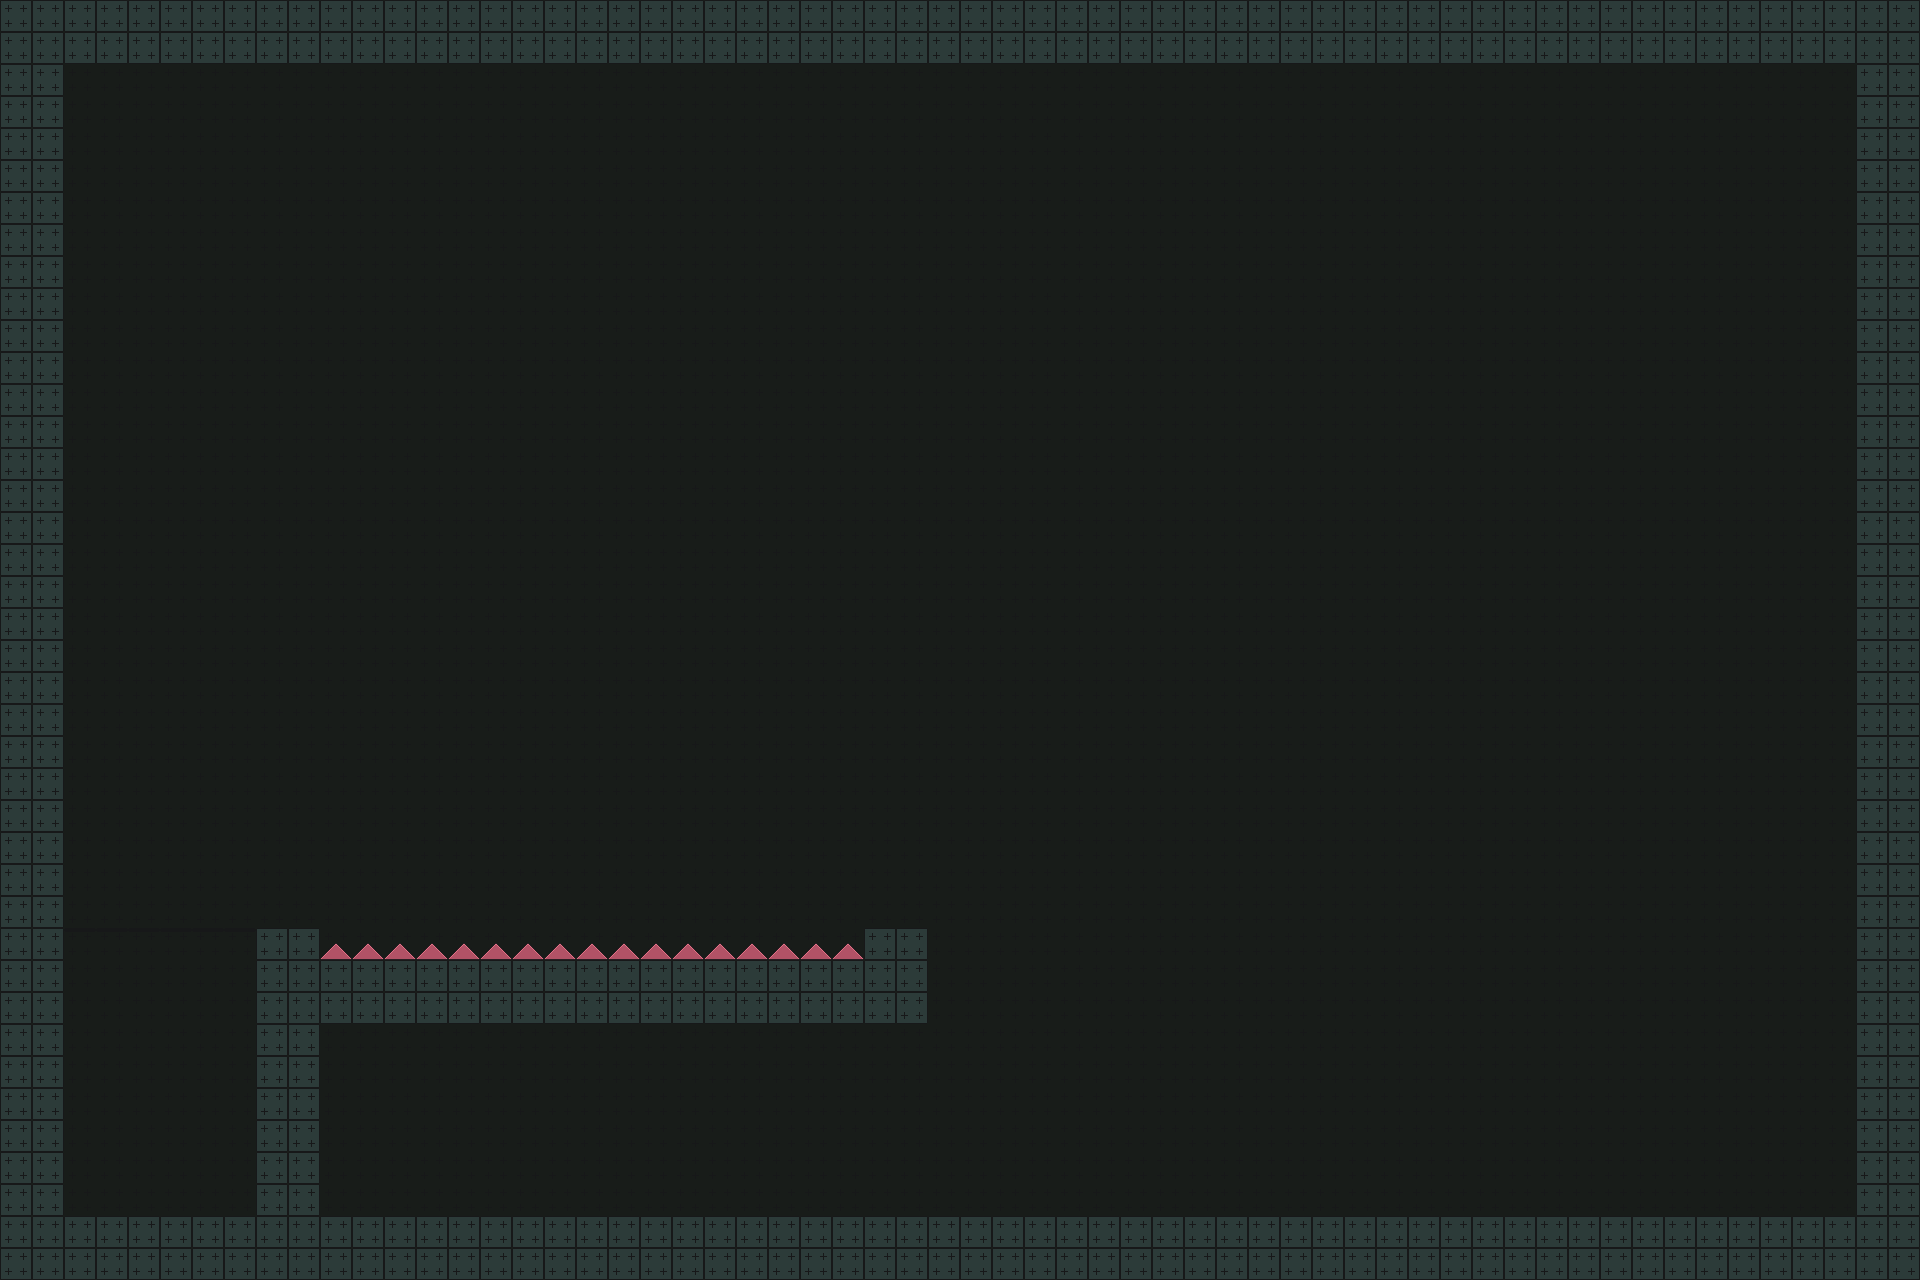

This game map was drawn from its Tiled (.tmx) file and the tilesets committed beside it. A one-line description and the trimmed map source follow:
An orthogonal 60x40 tile map with 32x32 px tiles, 5 tile layers (background, ground, one_way, spikes, ...) and 1 object.

<map version="1.9" tiledversion="1.9.1" orientation="orthogonal" renderorder="right-down" width="60" height="40" tilewidth="32" tileheight="32" infinite="0" nextlayerid="7" nextobjectid="2">
 <editorsettings>
  <export target="placeholder_tutorial.tmj" format="json" />
 </editorsettings>
 <tileset firstgid="1" source="placeholder_tileset.tsx" />
 <layer id="3" name="background" width="60" height="40">
  <properties>
   <property name="ground_tiles" type="bool" value="false" />
  </properties>
  <data>[2400 cells, 2400 non-empty, 1 distinct tile ids]</data>
 </layer>
 <layer id="4" name="ground" width="60" height="40">
  <properties>
   <property name="ground_tiles" type="bool" value="true" />
  </properties>
  <data>[2400 cells, 442 non-empty, 1 distinct tile ids]</data>
 </layer>
 <layer id="5" name="one_way" width="60" height="40">
  <properties>
   <property name="ground_tiles" type="bool" value="true" />
  </properties>
  <data>[2400 cells, 6 non-empty, 1 distinct tile ids]</data>
 </layer>
 <layer id="2" name="spikes" width="60" height="40">
  <properties>
   <property name="ground_tiles" type="bool" value="false" />
  </properties>
  <data>[2400 cells, 17 non-empty, 1 distinct tile ids]</data>
 </layer>
 <layer id="1" name="spawn_zones" width="60" height="40" tintcolor="#ff0000">
  <properties>
   <property name="ground_tiles" type="bool" value="false" />
  </properties>
  <data>[2400 cells, 17 non-empty, 1 distinct tile ids]</data>
 </layer>
 <objectgroup id="6" name="Transition">
  <properties>
   <property name="ground_tiles" type="bool" value="false" />
  </properties>
  <object id="1" gid="5" x="320" y="1216" width="320" height="192" />
 </objectgroup>
</map>
